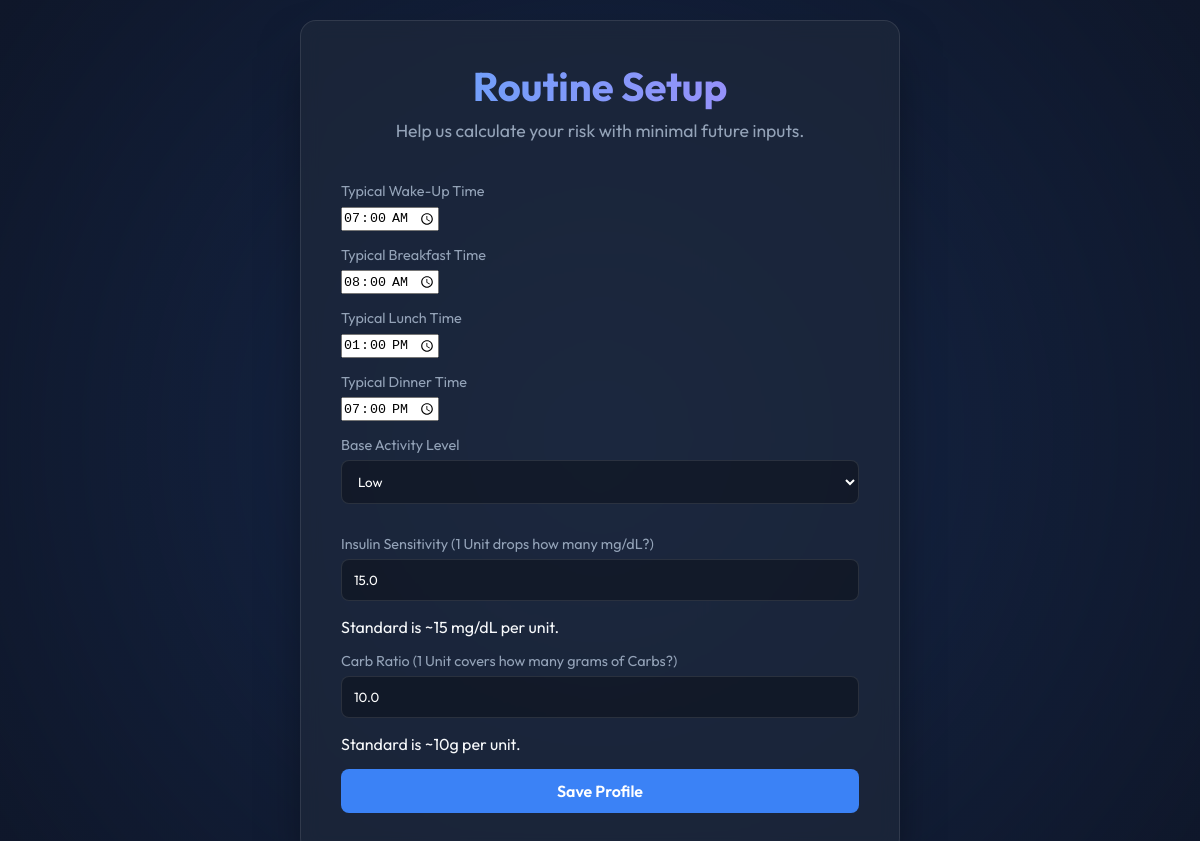
/setup, run on an earlier commit of the app's database.
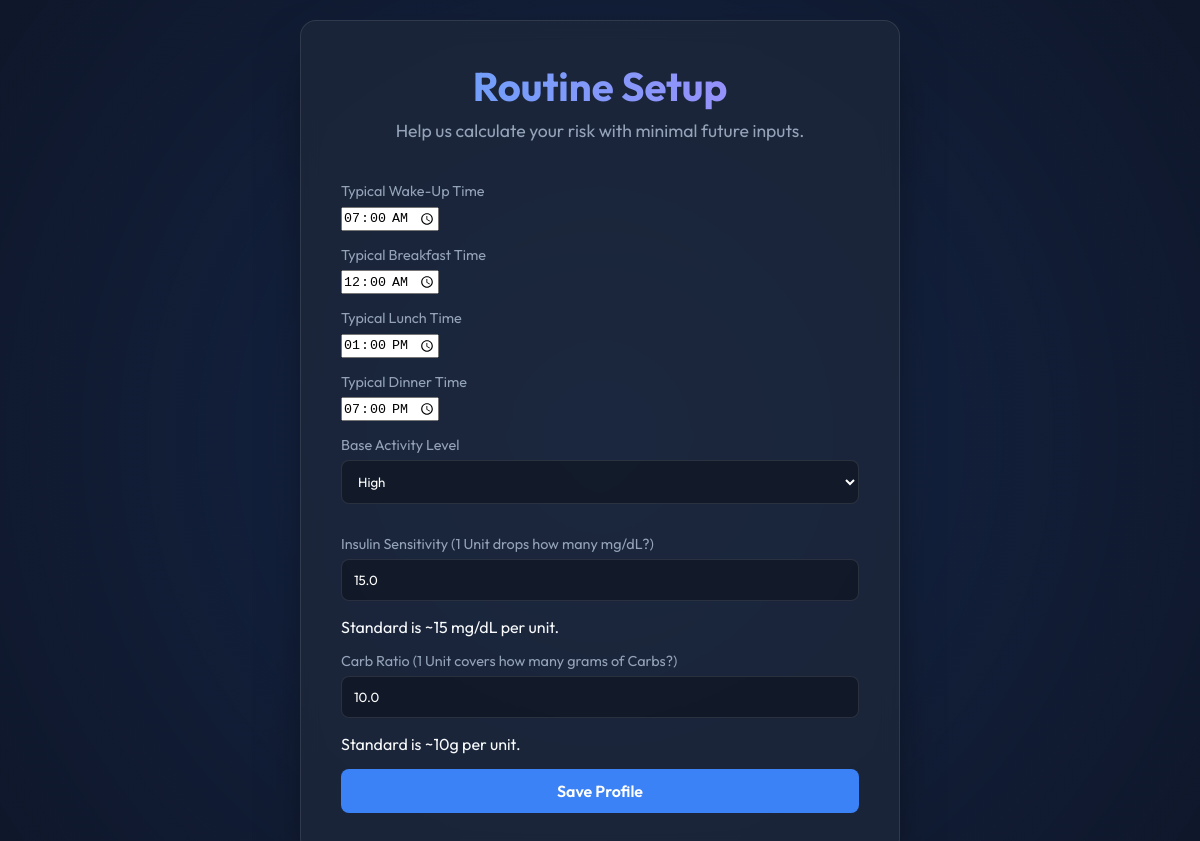
And on a later commit of the database.
### tables this page shows
CREATE TABLE user_profile (
            id INTEGER PRIMARY KEY AUTOINCREMENT,
            wake_up_time TEXT,
            breakfast_time TEXT,
            lunch_time TEXT,
            dinner_time TEXT,
            activity_level TEXT
        , insulin_sensitivity REAL DEFAULT 15, carb_ratio REAL DEFAULT 10);

### app.py (the view, shortened to what this page needs)
@app.route('/setup', methods=['GET', 'POST'])
def setup():
    profile = get_user_profile() or {}
    return render_template('setup.html', profile=profile)

### database.py (called while the page is built)
def get_db_connection():
    conn = sqlite3.connect(DB_PATH)
    conn.row_factory = sqlite3.Row
    return conn

def get_user_profile():
    conn = get_db_connection()
    c = conn.cursor()
    c.execute('SELECT * FROM user_profile LIMIT 1')
    row = c.fetchone()
    conn.close()
    return dict(row) if row else None

### templates/setup.html (shortened to what this page needs)
<!DOCTYPE html>
<html lang="en">
<head>
    <link rel="stylesheet" href="/static/css/style.css">
</head>
<body>
    <div class="glass-container">
        <header>
            <h1>Routine Setup</h1>
            <p>Help us calculate your risk with minimal future inputs.</p>
        </header>
        <form method="POST" class="prediction-form" style="display:flex; flex-direction:column; gap: 15px;">
            <div class="input-group">
                <label>Typical Wake-Up Time</label>
                <input type="time" name="wake_up_time" value="{{ profile.wake_up_time or '07:00' }}" required>
            </div>
            <div class="input-group">
                <label>Typical Breakfast Time</label>
                <input type="time" name="breakfast_time" value="{{ profile.breakfast_time or '08:00' }}" required>
            </div>
            <div class="input-group">
                <label>Typical Lunch Time</label>
                <input type="time" name="lunch_time" value="{{ profile.lunch_time or '13:00' }}" required>
            </div>
            <div class="input-group">
                <label>Typical Dinner Time</label>
                <input type="time" name="dinner_time" value="{{ profile.dinner_time or '19:00' }}" required>
            </div>
            <div class="input-group">
                <label>Base Activity Level</label>
                <select name="activity_level" required>
                    <option value="Low" {% if profile.activity_level=='Low' %}selected{% endif %}>Low</option>
                    <option value="High" {% if profile.activity_level=='High' %}selected{% endif %}>High</option>
                </select>
            </div>
            <div class="input-group">
                <label>Insulin Sensitivity (1 Unit drops how many mg/dL?)</label>
                <input type="number" name="insulin_sensitivity" value="{{ profile.insulin_sensitivity or 15 }}" step="0.1" required>
                <p class="text-xs text-muted">Standard is ~15 mg/dL per unit.</p>
            </div>
            <div class="input-group">
                <label>Carb Ratio (1 Unit covers how many grams of Carbs?)</label>
                <input type="number" name="carb_ratio" value="{{ profile.carb_ratio or 10 }}" step="0.1" required>
                <p class="text-xs text-muted">Standard is ~10g per unit.</p>
            </div>
            <button type="submit" class="btn primary full-width">Save Profile</button>
        </form>
    </div>
</body>
</html>

What changed in the data, as far as the page shows it:
changed user_profile: breakfast_time "08:00" → "00:00"; activity_level "Low" → "High"
